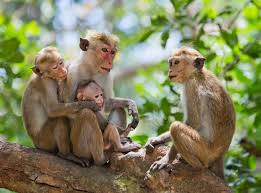
#> input picture monkey.jpeg, 261 x 193 px
$ python grabcut.py
#> lines starting #> are read from the running program, lines starting #| are printed output that depends on the picture
import cv2
import numpy as np

# Load the image
image = cv2.imread('monkey.jpeg')
#> image is the input picture: shape (193, 261, 3); mean B, G, R 93, 130.5, 129.9

# Resize the image for better processing speed (keeping aspect ratio)
def resize_with_aspect_ratio(image, width=None, height=None, inter=cv2.INTER_AREA):
#> called with width = 500, inter = 3
    dim = None
    (h, w) = image.shape[:2]
#> h = 193; w = 261

    if width is None and height is None:
        return image
    if width is None:
        # Calculate the ratio of the height and construct the new dimensions
        r = height / float(h)
        dim = (int(w * r), height)
    else:
        # Calculate the ratio of the width and construct the new dimensions
        r = width / float(w)
#> r = 1.92
        dim = (width, int(h * r))
#> dim = (500, 369)

    # Resize the image
    return cv2.resize(image, dim, interpolation=inter)
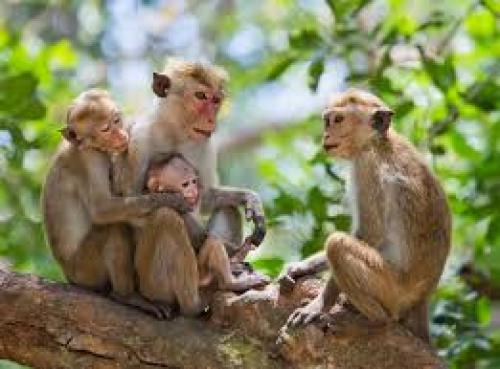
#> returned value: shape (369, 500, 3); mean of channels 0, 1, 2 93, 130.4, 129.8; drawn as B, G, R

# Use the resize function with aspect ratio preserved (resize based on width or height)
resized_image = resize_with_aspect_ratio(image, width=500)  # Resize based on width while keeping aspect ratio

cv2.imshow('Resized Image', resized_image)
cv2.waitKey(0)

# Create an initial mask for GrabCut
mask = np.zeros(resized_image.shape[:2], np.uint8)

# Define the background and foreground models (used internally by GrabCut)
bg_model = np.zeros((1, 65), np.float64)
fg_model = np.zeros((1, 65), np.float64)

# Define a rectangle around the object (manually adjust to the size of the object)
rect = (50, 50, resized_image.shape[1] - 100, resized_image.shape[0] - 100)  # x, y, width, height
#> rect = (50, 50, 400, 269)

# Apply GrabCut algorithm
cv2.grabCut(resized_image, mask, rect, bg_model, fg_model, 10, cv2.GC_INIT_WITH_RECT)

# Modify the mask: mark sure foreground and probable foreground as 1, others as 0
mask2 = np.where((mask == 2) | (mask == 0), 0, 1).astype('uint8')

# Segment the object using the modified mask
segmented = resized_image * mask2[:, :, np.newaxis]
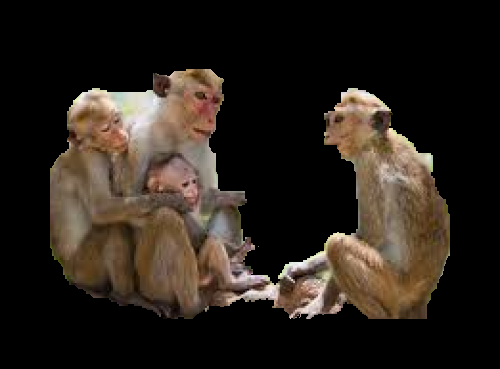
#> segmented: shape (369, 500, 3); mean B, G, R 27.2, 34.2, 41.9


# Display the results
cv2.imshow("Segmented Animal ", segmented)

# Wait for a key press and close all windows
cv2.waitKey(0)
cv2.destroyAllWindows()

$ run again, with animal.jpeg copied over monkey.jpeg
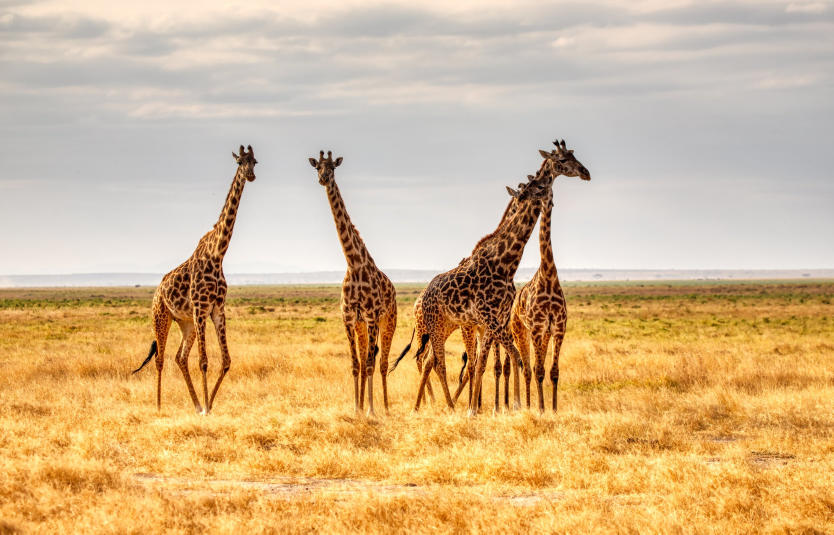
#> input picture animal.jpeg, 2500 x 1603 px (shown at 1/3 size)
#> image is the input picture: shape (1603, 2500, 3); mean B, G, R 139.2, 182, 212.9
#> in resize_with_aspect_ratio, `return cv2.resize(image, dim, interpolation=inter)`:
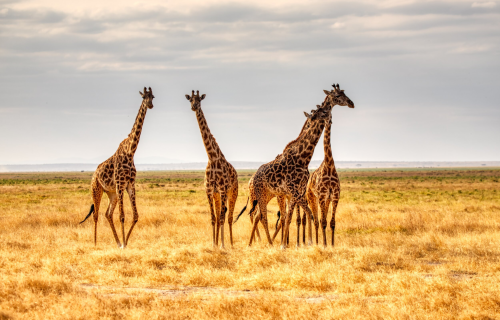
#> returned value: shape (320, 500, 3); mean of channels 0, 1, 2 139.2, 182, 212.9; drawn as B, G, R
#> `segmented = resized_image * mask2[:, :, np.newaxis]`:
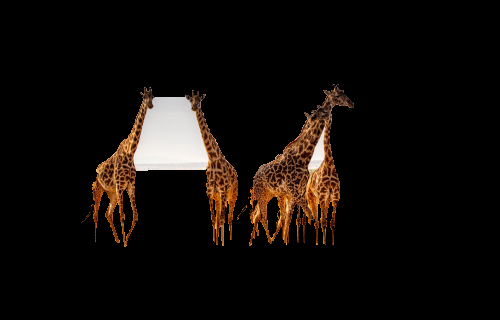
#> segmented: shape (320, 500, 3); mean B, G, R 9.5, 12.6, 17.3

$ run again, with deer copy.jpeg copied over monkey.jpeg
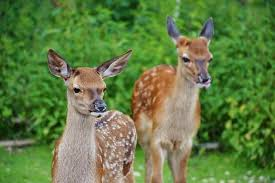
#> input picture deer copy.jpeg, 275 x 183 px
#> image is the input picture: shape (183, 275, 3); mean B, G, R 67.8, 125.3, 97.9
#> `segmented = resized_image * mask2[:, :, np.newaxis]`:
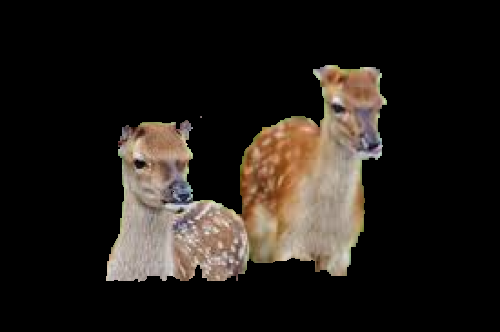
#> segmented: shape (332, 500, 3); mean B, G, R 25.1, 29.8, 35.1
